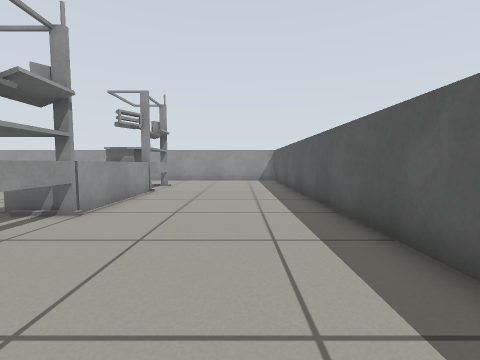
[1] (above)

21 first-person views from a walk through a Gazebo world. The camera is 0.57 m above the floor, tilts 4° down and sees 90° across. The floor is counted in squares, 0.5 m on a side. Each view is taken from the middle of a square. On the plan, view 1 faces up. The plan holds only what a view shows up to about 11 squares ahead; the rest is blank.

[2]
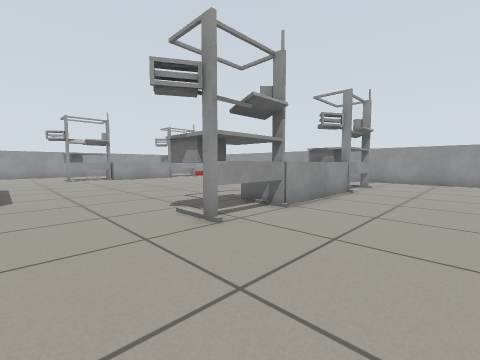

[3]
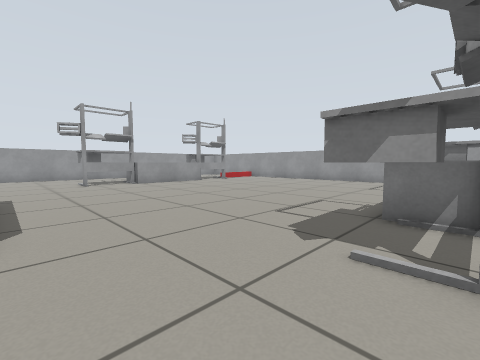

[4]
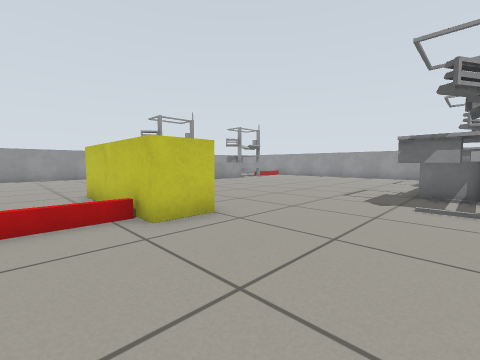

[5]
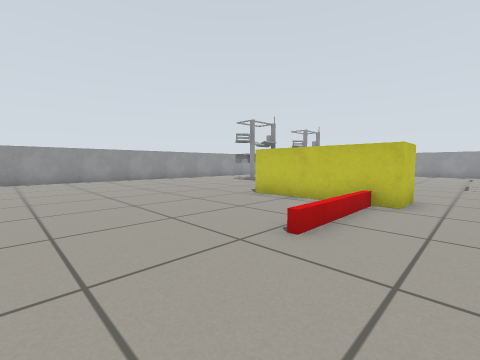

[6]
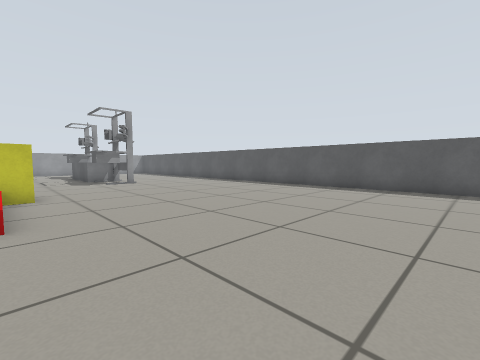

[7]
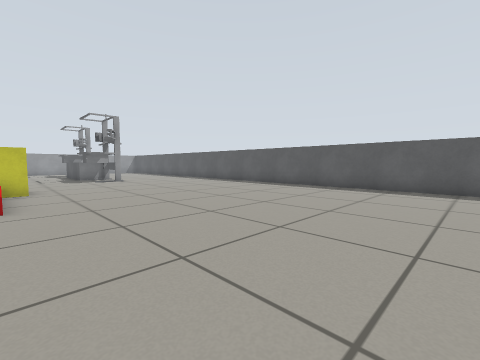

[8]
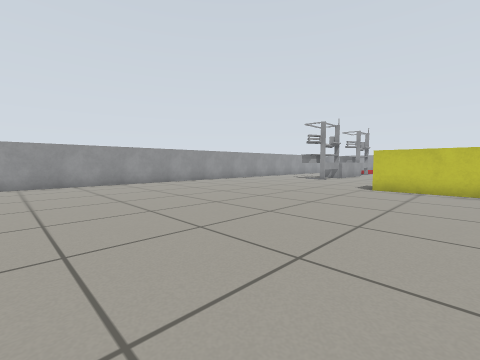

[9]
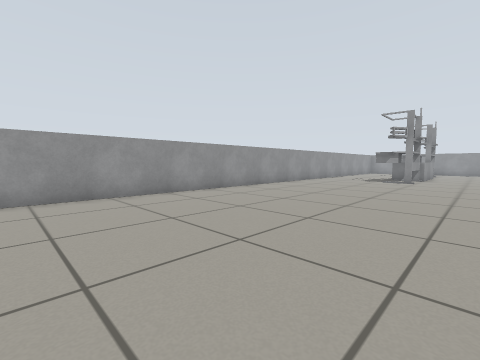

[10]
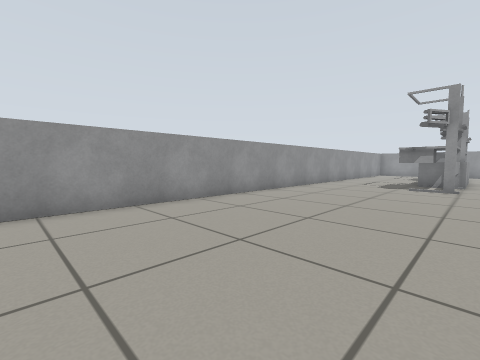

[11]
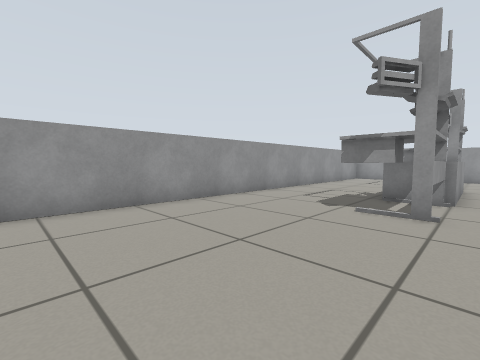

[12]
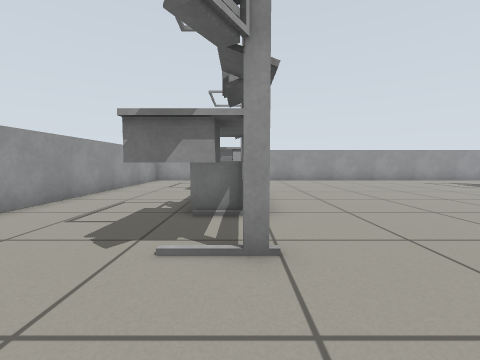

[13]
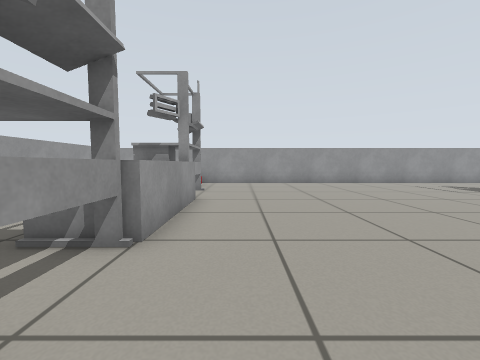

[14]
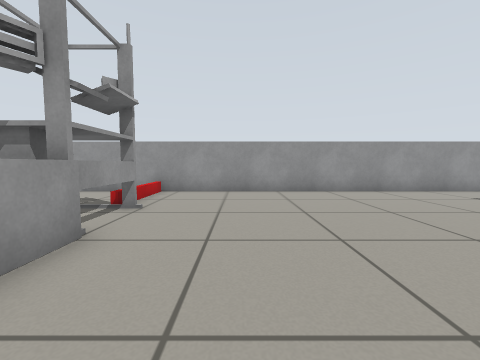

[15]
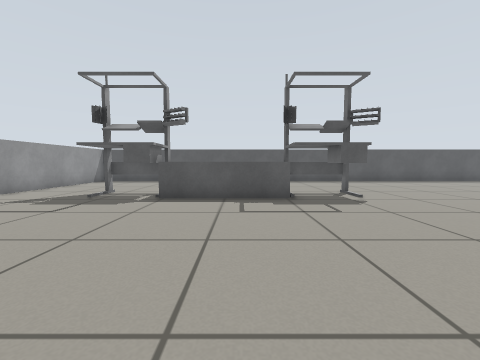

[16]
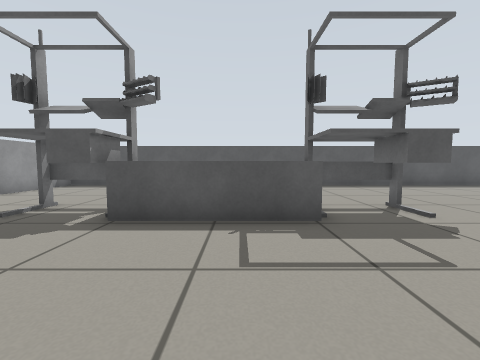

[17]
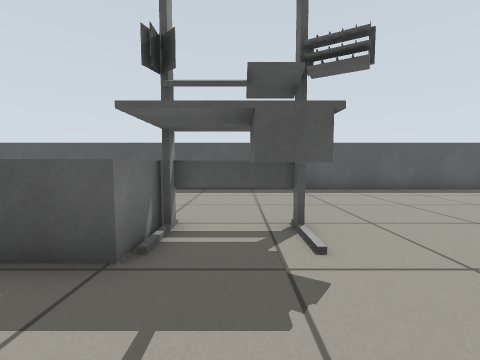

[18]
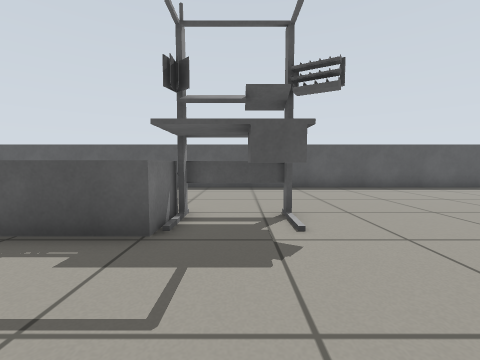

[19]
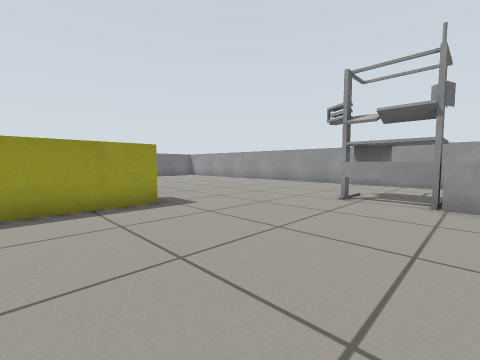

[20]
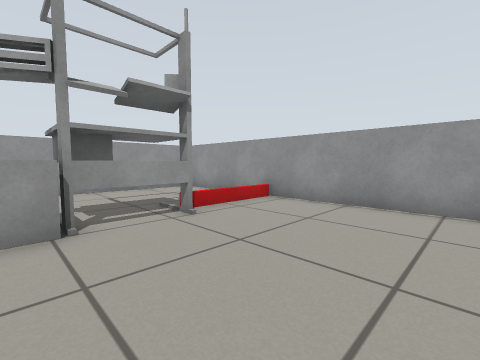

[21]
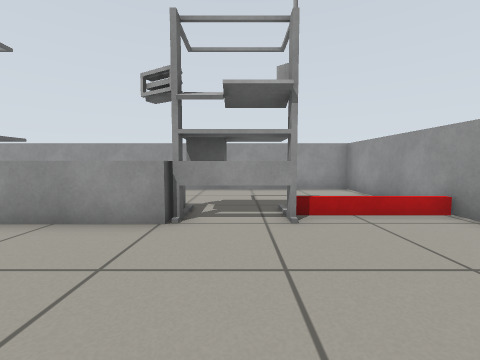

### Floor plan
Key: @ floor where view 1 was taken; # wall or solid block; . main floor; : floor 0.05 m higher than the main floor; = window, fence, low wall or low ledge; T thing the floor can be seen under or through; B grey box; Y yellow box.
Columns run from 24 left of view 1 to 3 right of it. Each row starts with its distance up from view 1.
 16 #########################
 15 #.....=...................
 14 #.....=................... #
 13 #.....=..................  #
 12 #....:T............:T....  #
 11 #.....T.............T......#
 10 #....TT............TT......#
  9 #.... B............BB......#
  8 #.... B............BB......#
  7 #.... B............BB......#
  6 #....BB............BB......#
  5 #.....B.............B......#
  4 #....TT............TT......#
  3 #....TT............TT......#
  2 #..........................#
  1 #..........................#
  0 #.......................@..#
 -1 #..........YYYYY...........#
 -2 #..........YYYYY...........#
 -3 #..............=...........#
 -4 #..............=...........#
 -5 #..............=...........#
 -6 #..........................#
 -7 #..........................#
 -8 #..........................#
 -9 #..........................#
-10 #..........................#
-11 #..........................#
-12 #..........................#
-13 #..........................#

Positions as (right, up) in squares from view 1, and headings:
1: (0, 0), facing up
2: (0, 0), facing up-left
3: (-4, 0), facing up-left
4: (-4, -4), facing up-left
5: (-7, -9), facing up-left
6: (-9, -11), facing up-right
7: (-9, -13), facing up-right
8: (-10, -13), facing up-left
9: (-15, -13), facing up-left
10: (-17, -9), facing up-left
11: (-17, -3), facing up-left
12: (-18, 0), facing up
13: (-16, 2), facing up
14: (-15, 6), facing up
15: (-13, 7), facing right
16: (-10, 7), facing right
17: (-8, 4), facing right
18: (-9, 4), facing right
19: (-10, 6), facing down-left
20: (-13, 9), facing up-left
21: (-13, 11), facing left
